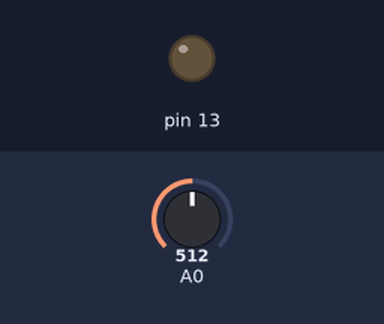
Bench run of a sketch on a simulated Arduino Uno, built with avr-gcc and run on an emulated ATmega328P. On the bench: output pins drawn as LEDs (lit = HIGH). The test bench sets the inputs (shaded band); at power-on: A0 = 512. What the sketch prints to the serial monitor is not drawn.

Above: at 0.1 s.
At 10.17 s:
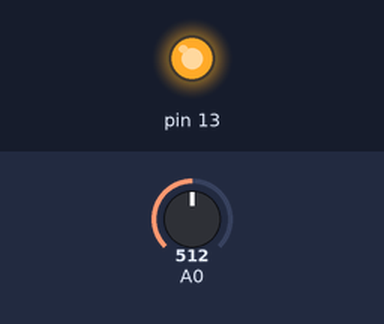
Timing chart, 0 to 11.8 s (numbered marks = the images above):
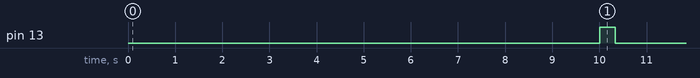

Measured:
- by itself, pin 13: LOW → HIGH at 10.0 s, → LOW 0.33 s later

The sketch:

code.ino
```cpp
double thresh = 3;
double answer;
double mA;
double mAMax = 0;
double mAMin = 1000;
bool training = true;
bool up = false;

int iit = 0;

bool result = true;

bool start = millis();


bool high = true;
double Prev_minis=0;
double minis = 0;

class AVG{
  public:
    int n = 100;
    double vs[100];
    double avg_count=0;
    double average=0;
    double avg_deno;
    bool reach = false;
    double minV = 1000, maxV = 0;
    double ans;

    double calc(double v){
      vs[(int)avg_count] = v;

      avg_count += 1;

      avg_deno = avg_count;
      if(reach){
        average -= vs[(int)avg_count];
        vs[(int)avg_count] = v;
        avg_deno = n;
      }

      average += v;
      avg_count += 1;

      if(avg_count == n){
        reach = true;
        avg_count = 0;
        maxV = 0;
        minV = 1000;

      }
      ans = average/avg_deno;

      if(ans>maxV){
        maxV = ans;
      }
      if(ans<minV){
        minV=ans;
      }
      return ans;
    }

    double last(){
      return vs[(int)avg_count];
    }

};

AVG pr;
AVG avg;
AVG rate;

void setup() {
//  avg.n = 50;
  // put your setup code here, to run once:
  Serial.begin(9600);
  pinMode(A0, INPUT);

  pinMode(13, OUTPUT);
  digitalWrite(13, LOW);
//  minis = millis();

}

void loop() {
  // put your main code here, to run repeatedly:
  double o = analogRead(A0);

  answer = pr.calc(o);
  mA = avg.calc(pr.maxV)+thresh;

  if(mA>mAMax && training){
    mAMax = mA;
  }
  if(mA<mAMin && training){
    mAMin = mA;
  }

  if(millis() - start > 10000 && training && !up){
    mAMax = 0;
    mAMin = 1000;
    up = true;
  }

  if(millis()-start > 20000){
    training = false;
  }

//  Serial.print(mAMax+0.08);
//  Serial.print(" ");
//  Serial.print(mA);
//  Serial.print(" ");
//  Serial.print(mAMin);
//  Serial.print(" ");
//  Serial.println("");

  Serial.print(analogRead(A0));
  Serial.print(" ");
  Serial.println("");

  if(mA>mAMax+0.08 || mA<mAMin){
    result = false;
    digitalWrite(13, HIGH);
  }

  if(iit%100 == 0){
    iit = 0;
    result = true;
    digitalWrite(13, LOW);
  }

  delay(20);
  iit += 1;
}
```
